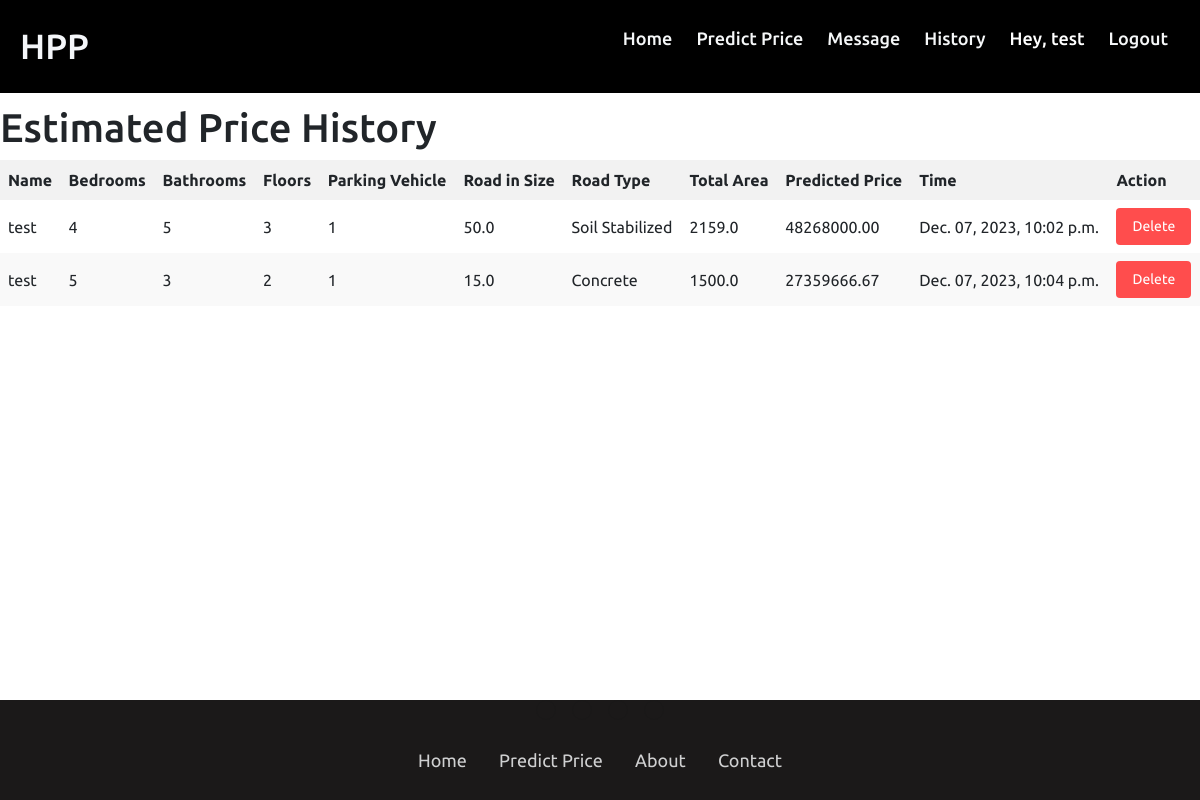
/history/ (signed in), run on the app's committed database.
### house_price/models.py (models this page shows, shortened)
class Predicted_Price_History(models.Model):
    user =models.ForeignKey(User, on_delete=models.CASCADE)
    bedrooms = models.IntegerField()
    bathrooms = models.IntegerField()
    floors = models.IntegerField()
    parking = models.IntegerField()
    roadsize = models.FloatField()
    road_type = models.IntegerField()
    area = models.FloatField()
    predicted_price = models.DecimalField(max_digits=10,decimal_places=2)
    timestamp = models.DateTimeField(auto_now_add=True)

### house_price/views.py (the view)
# urls.py: path('history/', views.history, name='history'),
@login_required(login_url='login')
def history(request):
    road_type_mapping = {
        1: 'Soil Stabilized',
        2: 'Gravelled',
        3: 'Concrete',
        4: 'Pitch'
    }
    predictions = Predicted_Price_History.objects.filter(user=request.user)
    for prediction in predictions:
        prediction.road_type = road_type_mapping.get(prediction.road_type, 'Unknown')
    return render(request, 'history.html', {'predictions': predictions})

### templates/history.html (shortened to what this page needs)
{% extends 'base.html' %}
{% load static %}
{% load tz %}
{% block content %}
<div class="table-container">
    <h1>Estimated Price History</h1>
    <table>
        <thead>
            <tr>
                <th>Name</th>
                <th>Bedrooms</th>
                <th>Bathrooms</th>
                <th>Floors</th>
                <th>Parking Vehicle</th>
                <th>Road in Size</th>
                <th>Road Type</th>
                <th>Total Area</th>
                <th>Predicted Price</th>
                <th>Time</th>
                <th>Action</th>
            </tr>
        </thead>
        <tbody>
            {% for prediction in predictions %}
                <tr>
                    <td>{{ prediction.user.username }}</td>
                    <td>{{ prediction.bedrooms }}</td>
                    <td>{{ prediction.bathrooms }}</td>
                    <td>{{ prediction.floors }}</td>
                    <td>{{ prediction.parking }}</td>
                    <td>{{ prediction.roadsize }}</td>
                    <td>{{ prediction.road_type }}</td>
                    <td>{{ prediction.area }}</td>
                    <td>{{ prediction.predicted_price }}</td>
                    <td>{% load tz %}{{ prediction.timestamp|timezone:"Asia/Kathmandu"|date:"N d, Y, P" }}</td>
                    <td>
                        <form action="{% url 'delete_prediction' prediction.id %}" method="post">
                            <button type="submit">Delete</button>
                        </form>
                    </td>
                </tr>
            {% endfor %}
        </tbody>
    </table>
{% endblock %}
{% block extra_css %}
    <link rel="stylesheet" type="text/css" href="{% static 'history.css' %}">
{% endblock %}

### templates/base.html (shortened to what this page needs)
{% load static %}
<!DOCTYPE html>
<html>
<head>
    <link rel="stylesheet" type="text/css" href="{% static 'navbar.css' %}">
    {% block extra_css %}{% endblock %}
</head>
<body>
    <nav>
        <div class='nav-content'>
            <div class='logo'>
                <a href="#">HPP</a>
            </div>
            <ul class='nav-links'>
                <li><a href="{% url 'home' %}">Home</a></li>
                <li><a href="{% url 'predict' %}">Predict Price</a></li>
                <li><a href="{% url 'contact' %}">Message</a></li>
                <li><a href="{% url 'history' %}">History</a></li>
                {% if request.user.is_authenticated %}
                    <li><a href="#" style="color: white;">Hey, {{ request.user.username }}</a></li>
                    <li><a href="#" onclick="confirmLogout()">Logout</a></li>
                {% else %}
                    <li><a href="{% url 'login' %}">Login</a></li>
                    <li><a href="{% url 'registration' %}">Register</a></li>
                {% endif %}
            </ul>
        </div>
    </nav>
    <br>
    <div class="content" style="padding-top: 80px;">
        {% block content %}
        {% endblock %}
    </div>
    <br>
    {% block footer %}
    {% include 'footer.html' %}
    {% endblock %}

### static/navbar.css (style rules this page uses)
* { margin: 0; padding: 0; box-sizing: border-box; text-decoration: none; font-family: 'Ubuntu', sans-serif; }
nav { position: fixed; top: 0; left: 0; width: 100%; padding: 20px; transition: all 0.4s ease; background-color: black; }
nav .nav-content { height: 100%; max-width: 1200px; margin: auto; display: flex; align-items: center; justify-content: space-between; }
nav .logo a { font-weight: 500; font-size: 35px; color: #f4f6f9; }
.nav-content .nav-links { display: flex; }
.nav-content .nav-links li { list-style: none; margin: 0 8px; }
.nav-links li a { text-decoration: none; color: #f5f7f8; font-size: 18px; font-weight: 500; padding: 10px 4px; transition: all 0.3s ease; }

### static/history.css (style rules this page uses)
table { width: 100%; border-collapse: collapse; }
th { background-color: #f2f2f2; font-weight: bold; text-align: left; padding: 8px; }
tr:nth-child(even) { background-color: #f9f9f9; }
td { padding: 8px; }
button[type="submit"] { background-color: #ff4d4d; color: white; border: none; padding: 8px 16px; cursor: pointer; border-radius: 4px; font-size: 14px; transition: background-color 0.3s; }

### static/footer.css (style rules this page uses)
html { position: relative; min-height: 100%; }
body { margin-bottom: 100px; }

### data on the page
Predicted_Price_History: user.username "test", bedrooms "4", bathrooms "5", floors "3", parking "1", roadsize "50.0", road_type "Soil Stabilized", area "2159.0", predicted_price "48268000.00", timestamp "Dec. 07, 2023, 10:02 p.m."
Predicted_Price_History: user.username "test", bedrooms "5", bathrooms "3", floors "2", parking "1", roadsize "15.0", road_type "Concrete", area "1500.0", predicted_price "27359666.67", timestamp "Dec. 07, 2023, 10:04 p.m."

### other printed values
{{ request.user.username }} "test"
